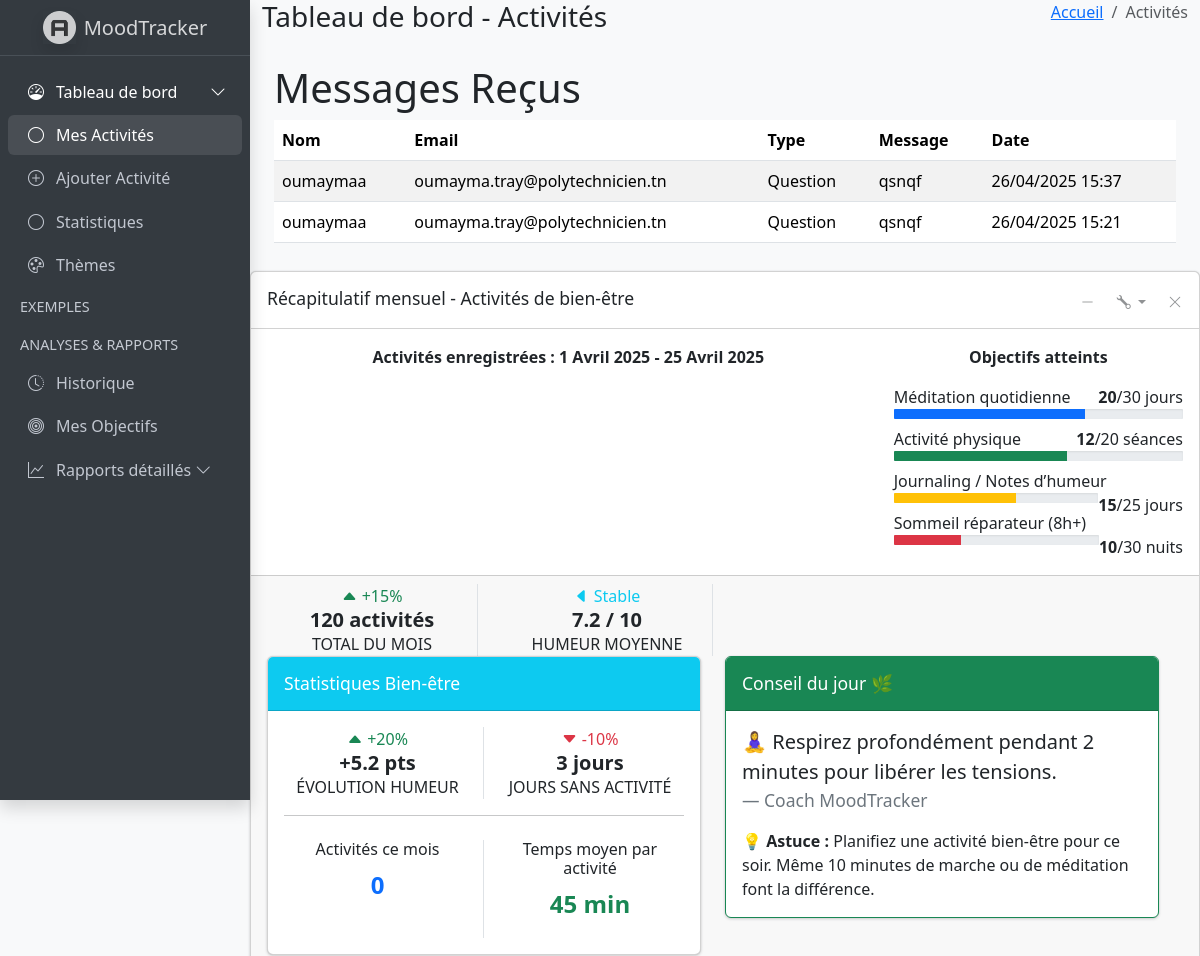
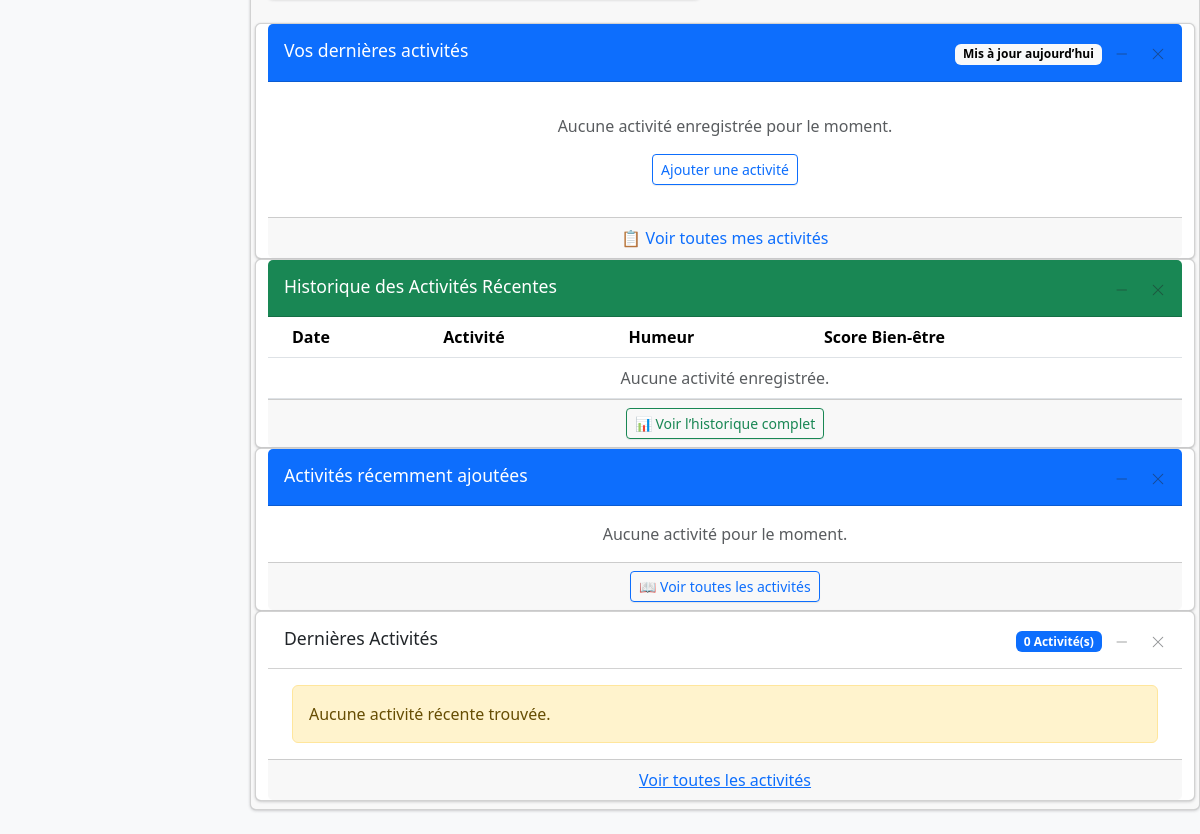
/feedbacks/, run on the app's committed database (2 pictures, top to bottom).
### activities/models.py (models this page shows, shortened)
class Feedback(models.Model):
    name = models.CharField(max_length=255)
    email = models.EmailField()
    msg_type = models.CharField(max_length=100)
    message = models.TextField()
    created_at = models.DateTimeField(auto_now_add=True)

### activities/views.py (the view)
# urls.py: path('feedbacks/', views.feedback_list, name='feedback_list'),
def feedback_list(request):
    feedbacks = Feedback.objects.all().order_by('-created_at')
    return render(request, 'dashboard/feedback_list.html', {'feedbacks': feedbacks})

### activities/templates/dashboard/feedback_list.html
{% extends 'dashboard/base_dashboard.html' %}
{% block content %}
<div class="container">
    <h1>Messages Reçus</h1>
    <table class="table table-striped">
        <thead>
            <tr>
                <th>Nom</th>
                <th>Email</th>
                <th>Type</th>
                <th>Message</th>
                <th>Date</th>
            </tr>
        </thead>
        <tbody>
            {% for feedback in feedbacks %}
            <tr>
                <td>{{ feedback.name }}</td>
                <td>{{ feedback.email }}</td>
                <td>{{ feedback.msg_type }}</td>
                <td>{{ feedback.message }}</td>
                <td>{{ feedback.created_at|date:"d/m/Y H:i" }}</td>
            </tr>
            {% empty %}
            <tr>
                <td colspan="5">Aucun message trouvé.</td>
            </tr>
            {% endfor %}
        </tbody>
    </table>
</div>
{% endblock %}

### activities/templates/dashboard/base_dashboard.html (style rules this page uses)
.container, .card, .card-body { transition: background-color 0.5s ease, color 0.5s ease; }

### data on the page
Feedback: name "oumaymaa", email "oumayma.tray@polytechnicien.tn", msg_type "Question", message "qsnqf", created_at "26/04/2025 15:37"
Feedback: name "oumaymaa", email "oumayma.tray@polytechnicien.tn", msg_type "Question", message "qsnqf", created_at "26/04/2025 15:21"

### other printed values
{{ activites|length }} "0"
